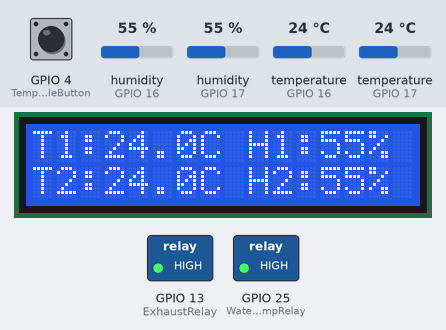
A sketch run on a simulated ESP32. Parts: 16×2 character LCD, switched loads named in the sketch (green lamp = pin HIGH). Inputs (shaded band) come from the test bench; at power-on: GPIO 4 (TempToggleButton) HIGH, temperature (sensors on GPIO 16, GPIO 17) 24 °C, humidity (sensors on GPIO 17, GPIO 16) 55 %. What the sketch prints to the serial monitor is not drawn.

Above: at 7.0 s.
7.1 s: GPIO 4 (TempToggleButton) pulled LOW for 1.2 s
At 10.6 s:
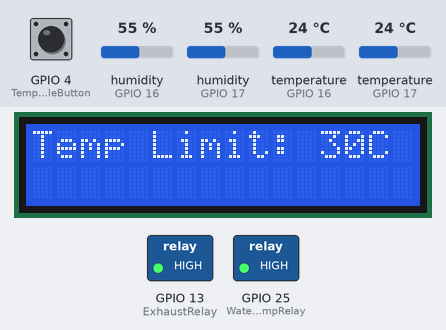
10.9 s: temperature (sensor on GPIO 16) set to 37.3 °C
18.4 s: temperature (sensor on GPIO 16) set to 38.6 °C
20.2 s: humidity (sensor on GPIO 17) set to 22 %
27.7 s: GPIO 4 (TempToggleButton) pulled LOW for 1.2 s
At 30.5 s:
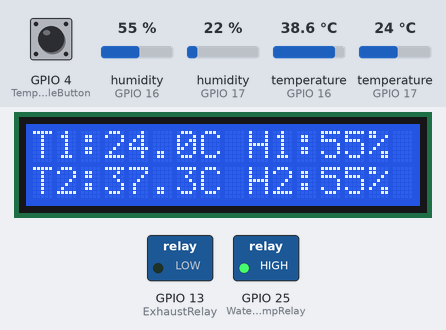
At 30.93 s:
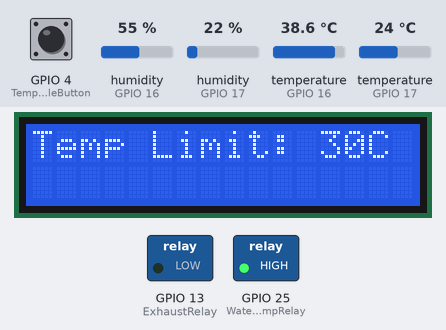
32.6 s: temperature (sensor on GPIO 17) set to 12 °C
At 40.5 s:
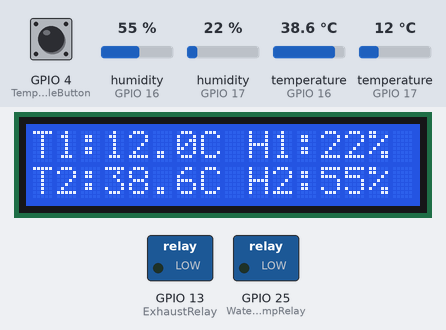
Timing chart, 0 to 41.1 s (numbered marks = the images above; inputs shaded):
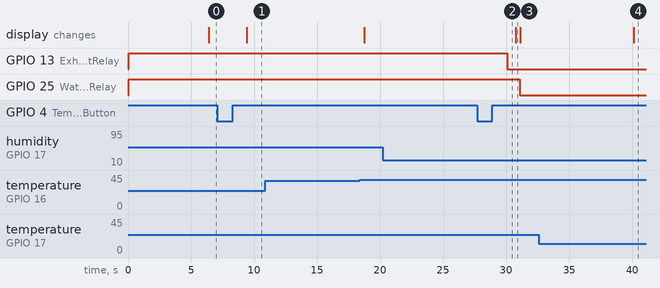

The sketch:

Cooling_System_v3.0.1.ino
```cpp
#include <Adafruit_Sensor.h>
#include <DHT.h>
#include <DHT_U.h>
#include <Wire.h>
#include <LiquidCrystal_I2C.h>

// Temperature and Humidity Sensor
#define DHT_Sensor_1 17
#define DHT_Sensor_2 16

#define DHTTYPE1 DHT22  // Sensor 1 type
#define DHTTYPE2 DHT11  // Sensor 2 type

// Relays
#define ExhaustRelay 13
#define WaterPumpRelay 25

// Button for changing temperature limit
#define TempToggleButton 4

// For LCD I2C 16x2
LiquidCrystal_I2C lcd(0x27, 16, 2);

DHT dht1(DHT_Sensor_1, DHTTYPE1);
DHT dht2(DHT_Sensor_2, DHTTYPE1);

// For Temperature Logic
float avgTemp1 = 0, avgHum1 = 0;
float avgTemp2 = 0, avgHum2 = 0;
float tempLimit = 30; //default TempLimit

// TaskHandling of ESP32
TaskHandle_t TempTaskHandle = NULL;
TaskHandle_t RelayActivation = NULL;
TaskHandle_t DisplayTemps = NULL;
TaskHandle_t TempChangeButton = NULL;

// For Data updating
volatile bool lcdDataReady = false;
volatile bool relayDataReady = false;
volatile bool tempLimitChanged = false;

// For Rocker Switch
int buttonState;

// For LCD
SemaphoreHandle_t lcdMutex;

// For changing Temp Limit
void TempChange(void* parameter){
  while(true){
    buttonState = digitalRead(TempToggleButton);

    if (buttonState == LOW && tempLimit != 35) {
      tempLimit = 35;
      tempLimitChanged = true;
      Serial.println("Temp Limit 35°C");
    } else if (buttonState == HIGH && tempLimit != 30) {
      tempLimit = 30;
      tempLimitChanged = true;
      Serial.println("Temp Limit 30°C");
    }
    vTaskDelay(pdMS_TO_TICKS(1000));
  }
}

// Displaying the Temp and Humidity
void TempDisplay(void* parameter){
  unsigned long tempLimitDisplayTime = 0;
  const unsigned long displayDuration = 300;

  while (true) {

     if (tempLimitChanged) {
      if (xSemaphoreTake(lcdMutex, portMAX_DELAY)) {
        lcd.clear();
        lcd.setCursor(0, 0);
        lcd.printf("Temp Limit: %.0fC", tempLimit);
        xSemaphoreGive(lcdMutex);
      }
      tempLimitChanged = false;
      tempLimitDisplayTime = millis(); // start timestamp
    }

    // Display TempLimitChange for 2 seconds
    if (millis() - tempLimitDisplayTime < displayDuration) {
      vTaskDelay(pdMS_TO_TICKS(100));
      continue;
    }

    if(lcdDataReady == true){
      lcdDataReady = false;
      if (xSemaphoreTake(lcdMutex, portMAX_DELAY)) {
        lcd.setCursor(0, 0);
        if (!isnan(avgTemp1) && !isnan(avgHum1)) {
          lcd.printf("T1:%.1fC H1:%.0f%%  ", avgTemp1, avgHum1);
        } else {
          lcd.printf("Sensor 1 Error   ");
        }

        lcd.setCursor(0, 1);
        if (!isnan(avgTemp2) && !isnan(avgHum2)) {
          lcd.printf("T2:%.1fC H2:%.0f%%  ", avgTemp2, avgHum2);
        } else {
          lcd.printf("Sensor 2 Error   ");
        }
        xSemaphoreGive(lcdMutex);
      }
      Serial.printf("Display Task Stack Free: %u bytes\n", uxTaskGetStackHighWaterMark(NULL));
    }
    vTaskDelay(pdMS_TO_TICKS(3000));
  }
}

// For Relay Activation
void RelayActivationLogic(void *parameter) {
  bool relayActive = false;
  unsigned long relayStartTime = 0;

  while (true) {
    if (relayDataReady && !isnan(avgTemp1) && !isnan(avgTemp2)){
      relayDataReady = false;
      int totalTemp = (avgTemp1 + avgTemp2) / 2;

      if (!relayActive && totalTemp > tempLimit) {
        // Turn ON relays
        Serial.println("Activating Exhaust Fan and Water Pump!");
        digitalWrite(ExhaustRelay, LOW);   // active on LOW
        vTaskDelay(pdMS_TO_TICKS(1000));
        digitalWrite(WaterPumpRelay, LOW); // active on LOW
        relayActive = true;
        relayStartTime = millis();
      }
      // Serial.println("-------------------------");
      // Serial.printf("Relay Task Stack Free: %u bytes\n", uxTaskGetStackHighWaterMark(NULL));
    }

    // After 3 minutes, turn OFF relays
    if (relayActive && (millis() - relayStartTime >= 180000)) {
      digitalWrite(ExhaustRelay, HIGH);
      digitalWrite(WaterPumpRelay, HIGH);
      relayActive = false;
      Serial.println("Relay OFF after 5 minutes");
    }
    vTaskDelay(pdMS_TO_TICKS(2000));
  }
}

// For Temp and Humnidity Reading Only
void TempHumReading(void *parameter){
  const int totalSamples = 3;
  const int delayPerSample = 2000;

  while (1) {
    float tempSum1 = 0, humSum1 = 0;
    float tempSum2 = 0, humSum2 = 0;
    int validCount1 = 0, validCount2 = 0;

    for (int currentSample = 0; currentSample < totalSamples; currentSample++) {

      // Read first sensor with retry
      float t1 = NAN, h1 = NAN;
      for (int retry = 0; retry < 3; retry++) {
        t1 = dht1.readTemperature();
        h1 = dht1.readHumidity();
        if (!isnan(t1) && !isnan(h1)) break;
        vTaskDelay(pdMS_TO_TICKS(100)); // Short delay before retry
      }

      if (!isnan(t1) && !isnan(h1)) {
        tempSum1 += t1;
        humSum1  += h1;
        validCount1++;
      }


      // Read Second sensor with retry
      float t2 = NAN, h2 = NAN;
      for (int retry = 0; retry < 3; retry++) {
        t2 = dht2.readTemperature();
        h2 = dht2.readHumidity();
        if (!isnan(t2) && !isnan(h2)) break;
        vTaskDelay(pdMS_TO_TICKS(100));
      }

      if (!isnan(t2) && !isnan(h2)) {
        tempSum2 += t2;
        humSum2  += h2;
        validCount2++;
      }

      vTaskDelay(pdMS_TO_TICKS(delayPerSample));
    }

    // Update global averages
    if (validCount1 > 0) {
      avgTemp1 = tempSum1 / validCount1;
      avgHum1  = humSum1  / validCount1;
    } else {
      avgTemp1 = NAN;
      avgHum1  = NAN;
    }

    if (validCount2 > 0) {
      avgTemp2 = tempSum2 / validCount2;
      avgHum2  = humSum2  / validCount2;
    } else {
      avgTemp2 = NAN;
      avgHum2  = NAN;
    }

    lcdDataReady = true;
    relayDataReady = true;

    // Serial.printf("Sensor 1 → Temp: %.2f °C | Hum: %.2f %%\n", avgTemp1, avgHum1);
    // Serial.printf("Sensor 2 → Temp: %.2f °C | Hum: %.2f %%\n", avgTemp2, avgHum2);
    // Serial.println("-------------------------");
    // Serial.printf("Reading Temp and Humidity Task Stack Free: %u bytes\n", uxTaskGetStackHighWaterMark(NULL));

    vTaskDelay(pdMS_TO_TICKS(5000));
  }
}


void setup() {

  Serial.begin(115200);

  // Check reset reason
  esp_reset_reason_t reason = esp_reset_reason();
  Serial.print("Reset reason: ");
  switch(reason) {
    case ESP_RST_POWERON: Serial.println("Power-on reset"); break;
    case ESP_RST_BROWNOUT: Serial.println("BROWNOUT RESET!"); break; // This is your culprit!
    case ESP_RST_SW: Serial.println("Software reset"); break;
    case ESP_RST_PANIC: Serial.println("Exception/panic"); break;
    default: Serial.println("Unknown"); break;
  }

  // Starting DHT22 Temp and Humidity
  dht1.begin();
  dht2.begin();

  // Create mutex for LCD
  lcdMutex = xSemaphoreCreateMutex();

  // LCD Initialization
  lcd.init();
  lcd.backlight();
  lcd.setCursor(0, 0);
  lcd.printf("Starting Up!");

  pinMode(ExhaustRelay, OUTPUT);
  pinMode(WaterPumpRelay, OUTPUT);
  pinMode(TempToggleButton, INPUT_PULLUP);

  digitalWrite(ExhaustRelay, HIGH);
  digitalWrite(WaterPumpRelay, HIGH);

  xTaskCreatePinnedToCore(
    TempHumReading,       // Task function
    "TempHumReading",     // Task name
    3600,                 // Stack size
    NULL,                 // Parameters
    1,                    // Priority
    &TempTaskHandle,      // Task handle
    1                     // Core 1 = APP CPU
  );

  xTaskCreatePinnedToCore(
    RelayActivationLogic,        // Task function
    "RelayActivation",           // Task name
    3000,                        // Stack size
    NULL,                        // Parameters
    2,                           // Priority
    &RelayActivation,            // Task handle
    1                            // Core 1 = APP CPU
  );

  xTaskCreatePinnedToCore(
    TempDisplay,          // Task function
    "TempDisplay",        // Task name
    10000,                 // Stack size
    NULL,                 // Parameters
    3,                    // Priority
    &DisplayTemps,        // Task handle
    1                     // Core 1 = APP CPU
  );

   xTaskCreatePinnedToCore(
    TempChange,                   // Task function
    "TemperatureChange",          // Task name
    10000,                         // Stack size
    NULL,                         // Parameters
    4,                            // Priority
    &TempChangeButton,            // Task handle
    1                             // Core 1 = APP CPU
  );
}

void loop() {

}
```

Measured:
- after the input at 7.1 s, the display: changes after 2.3 s (image 1)
- after the input at 10.9 s, every drawn part: stays the same
- after the input at 20.2 s, every drawn part: stays the same
- after the input at 27.7 s, the display: changes after 3.1 s (image 3)
- after the input at 32.6 s, the display: changes after 7.5 s (image 4)
